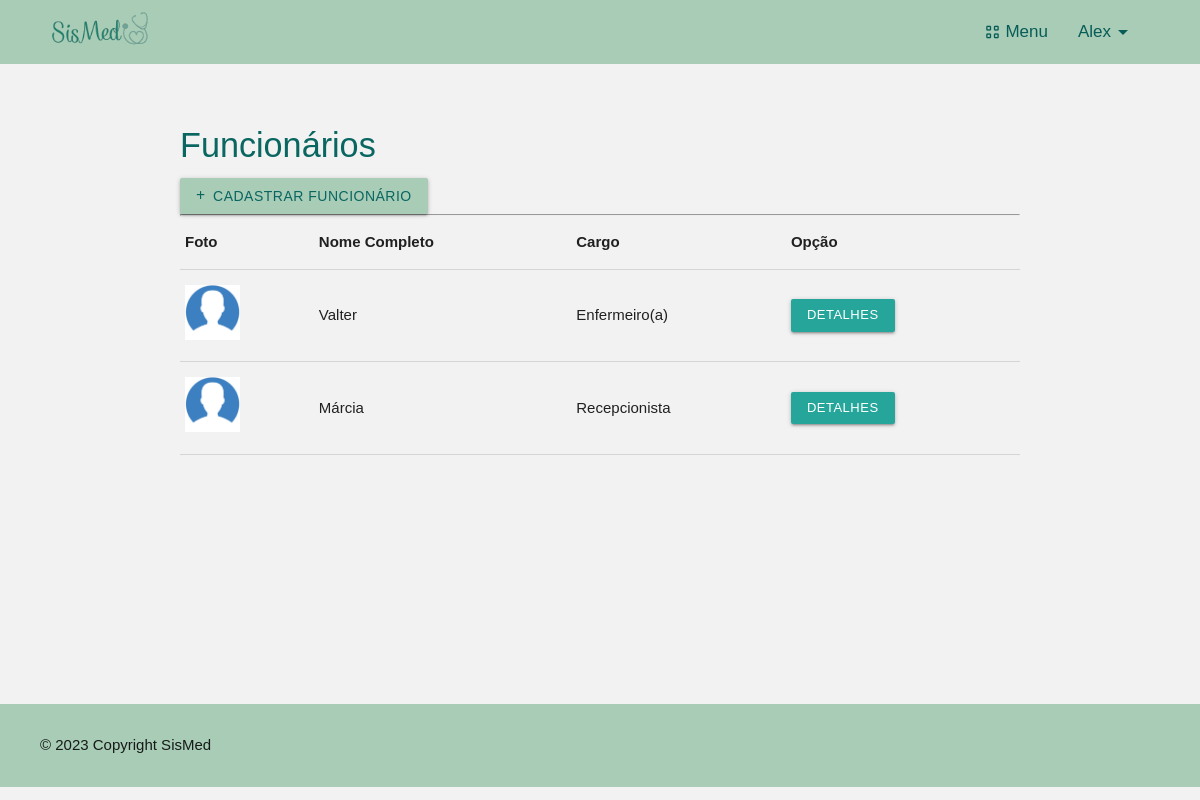
Page /listar/funcionarios (signed in) on the committed database.
### cadastros/models.py (models this page shows, shortened)
class Funcionario(models.Model):
    nome_completo = models.CharField(max_length=100, verbose_name='Nome Completo')
    data_nascimento = models.DateField(verbose_name='Data de Nascimento')
    rg = models.CharField(max_length=13, verbose_name='RG', unique=True)
    cpf = models.CharField(max_length=14, verbose_name='CPF', unique=True)
    sexo = models.CharField(max_length=1, choices=sexo_opcoes, null=True)
    endereco = models.OneToOneField(Endereco, null=True, on_delete=models.PROTECT)
    telefone = models.CharField(max_length=15, unique=True)
    email = models.CharField(max_length=50, unique=True)
    data_admissao = models.DateField(null=True, verbose_name='Data de Admissão')
    data_demissao = models.DateField(null=True, blank=True, verbose_name='Data de Demissão')
    cargo = models.ForeignKey(Cargo, on_delete=models.PROTECT)
    foto =  models.ImageField(upload_to='fotos_funcionarios', blank=True, null=True)
    usuario = models.OneToOneField(User, null=True, blank=True, on_delete=models.DO_NOTHING)
    def __str__(self):
        return f'{self.nome_completo}'
    """def __str__(self):
        return f'{self.nome_completo} {self.data_nascimento} {self.rg} {self.cpf} {self.endereco} {self.telefone} {self.email} {self.data_admissao} {self.data_demissao} {self.cargo}'"""

class Cargo(models.Model):
    nome_cargo = models.CharField(max_length=50, unique=True, verbose_name='Nome do cargo')
    salario = models.DecimalField(max_digits=8, decimal_places=2, verbose_name='Salário')

### cadastros/views.py (the view)
# urls.py: path('listar/funcionarios', FuncionarioList.as_view(), name='listar-funcionarios'),
class FuncionarioList(GroupRequiredMixin, LoginRequiredMixin, GrupoMixin, ListView):
    login_url = reverse_lazy('login')
    group_required = u'Administrador'
    model = Funcionario
    template_name = 'cadastros/listas/funcionarios.html'
    success_url = reverse_lazy('inicio')
    def get_context_data(self, *args, **kwargs):
        context = super().get_context_data(*args, **kwargs)
        context['titulo'] = 'Funcionários'
        return context

### paginas/views.py (called while the page is built)
    def get_context_data(self, **kwargs):
        context = super().get_context_data(**kwargs)
        user = self.request.user
        is_admin = user.groups.filter(name='Administrador').exists()
        is_medico = user.groups.filter(name='Medico').exists()
        context['is_admin'] = is_admin
        context['is_medico'] = is_medico
        return context

### cadastros/templates/cadastros/listas/funcionarios.html
{% extends 'paginas/index.html' %}
{% load static %}
{% block styles %}
    <link rel="stylesheet" href="{% static 'css/listar.css' %}">
{% endblock %}
{% block content %}
    <h4>{{titulo}}</h4>
    <div id="btn_box_list">
        {% block btn_add %}
            <a class="btn btn-add btn-sm" href="{% url 'cadastrar-funcionario' %}">
            <i class="fas fa-plus"></i>
            Cadastrar Funcionário
            </a>
        {% endblock %}
    </div> <hr>
    <div class="table-responsive">
        <table class="table">
            <tr>
                {% block campos %}
                    <th>Foto</th>
                    <th>Nome Completo</th>
                    {% block campo3 %}
                    <th>Cargo</th>
                    {% endblock %}
                    {% block opcao %}
                        <th>Opção</th>
                    {% endblock %}
                {% endblock %}
            </tr>
            {% block lista %}
                {% for funcionario in object_list %}
                <tr> {% if funcionario.foto %}
                    <td><img class="lista-foto" src="/media/{{funcionario.foto}}"></td>
                    {% else %}
                    <td><img class="lista-foto" src="{% static 'img/perfil-generico.jpg' %}"></td>
                    {% endif %}
                    <td>{{funcionario.nome_completo}}</td>
                    <td>{{funcionario.cargo.nome_cargo}}</td>
                    <td>
                        <a href="{% url 'dados-funcionario' funcionario.pk %}" class="btn btn-small btn-dados">Detalhes</a>
                    </td>
                </tr>
                {% empty %}
                <tr>
                    <td colspan="12">Ainda não há funcionários cadastrados</td>
                </tr>
                {% endfor %}
            {% endblock %}
        </table>
    </div>
{% endblock %}

### paginas/templates/paginas/index.html (shortened to what this page needs)
{% load static %}
<!DOCTYPE html>
<html lang="pt-br">
<head>
    <link rel="stylesheet" href="https://cdnjs.cloudflare.com/ajax/libs/materialize/1.0.0/css/materialize.min.css">
    <link rel="stylesheet" href="{% static 'css/estilo.css' %}">
    <link rel="stylesheet" href="{% static 'css/style_dash.css' %}">
    {% block styles %}
    {% endblock %}
</head>
<body>
{% block head %}
<header>
    <a href="#" class="brand-logo">
        <img id="logo" src="{% static 'img/SisMed-logo.png' %}" alt="SisMed logo" class="responsive-img" style="max-height: 60px;">
    </a>
  <nav class="navbar-nav">
    <div class="nav-wrapper" >
            <ul id="nav-mobile" class="right hide-on-med-and-down">
                {% if request.user.is_authenticated %}
                    <li class="dropdown-trigger black-text" data-target="dropdown1">
                        <span class="icons material-symbols-outlined" id="view-cozy">View_Cozy</span>
                        Menu
                    </li>
                    <li id="drop-user" class="dropdown-trigger black-text" data-target="dropdown3"> {{ request.user }}
                        <span class="material-symbols-outlined">arrow_drop_down</span>
                    </li>
                {% else %}
                    <li><a class="black-text" id="login-option" href="{% url 'login' %}">Login</a></li>
                {% endif %}
            </ul>
        </div>
    </nav>
</header>
{% endblock %}
{% block main %}
<main>
    <div class="container" id="main-container">
        {% block content %}{% endblock %}
    </div>
</main>
{% endblock %}
{% block footer %}
<footer>
    <div class="col-12" id="copyright">
        <p>&copy; 2023 Copyright SisMed</p>
    </div>
</footer>
{% endblock %}
</body>
</html>

### static/css/estilo.css (style rules this page uses)
* { margin: 0; padding: 0; }
body { background-color: #f2f2f2; }
h4 { color: #096661; }
header { height: 64px; background-color: #a8ccb6; display: flex; align-items: center; justify-content: space-between; padding-left: 50px; padding-right: 65px; }
header #logo { width: 110px; }
.navbar-nav { background-color: #a8ccb6; box-shadow: none; justify-content: space-between; }
#drop-user { text-transform: capitalize; }
.dropdown-trigger { display: flex; align-items: center; margin-left: 30px; font-size: 17px; color: #085c58 !important; }
.icons { margin-right: 4px; font-size: 18px; }
.btn-add i { margin-right: 3px; font-size: 16px; }
#drop-user { font-weight: 500; }
main { min-height: 80vh; }
.container { padding-block: 20px; }
footer { background-color: #a8ccb6; padding-inline: 40px; padding-block: 30px; }
#copyright { display: flex; justify-content: space-between; }

### static/css/style_dash.css (style rules this page uses)
body { font-family: Arial, sans-serif; }

### static/css/listar.css (style rules this page uses)
.container { padding-block: 40px; }
#btn_box_list { display: flex; gap: 10px; }
.btn-sm { font-weight: 500; }
.btn-add { background-color: #a8ccb6; border-color: #096661; color: #096661; font-size: 14px; }
.lista-foto { width: 55px; }

### rows in the picture
Funcionario: foto (picture), nome_completo "Valter", cargo.nome_cargo "Enfermeiro(a)"
Funcionario: foto (picture), nome_completo "Márcia", cargo.nome_cargo "Recepcionista"

### other values in the picture
{{ request.user }} "Alex"
{{ titulo }} "Funcionários"
